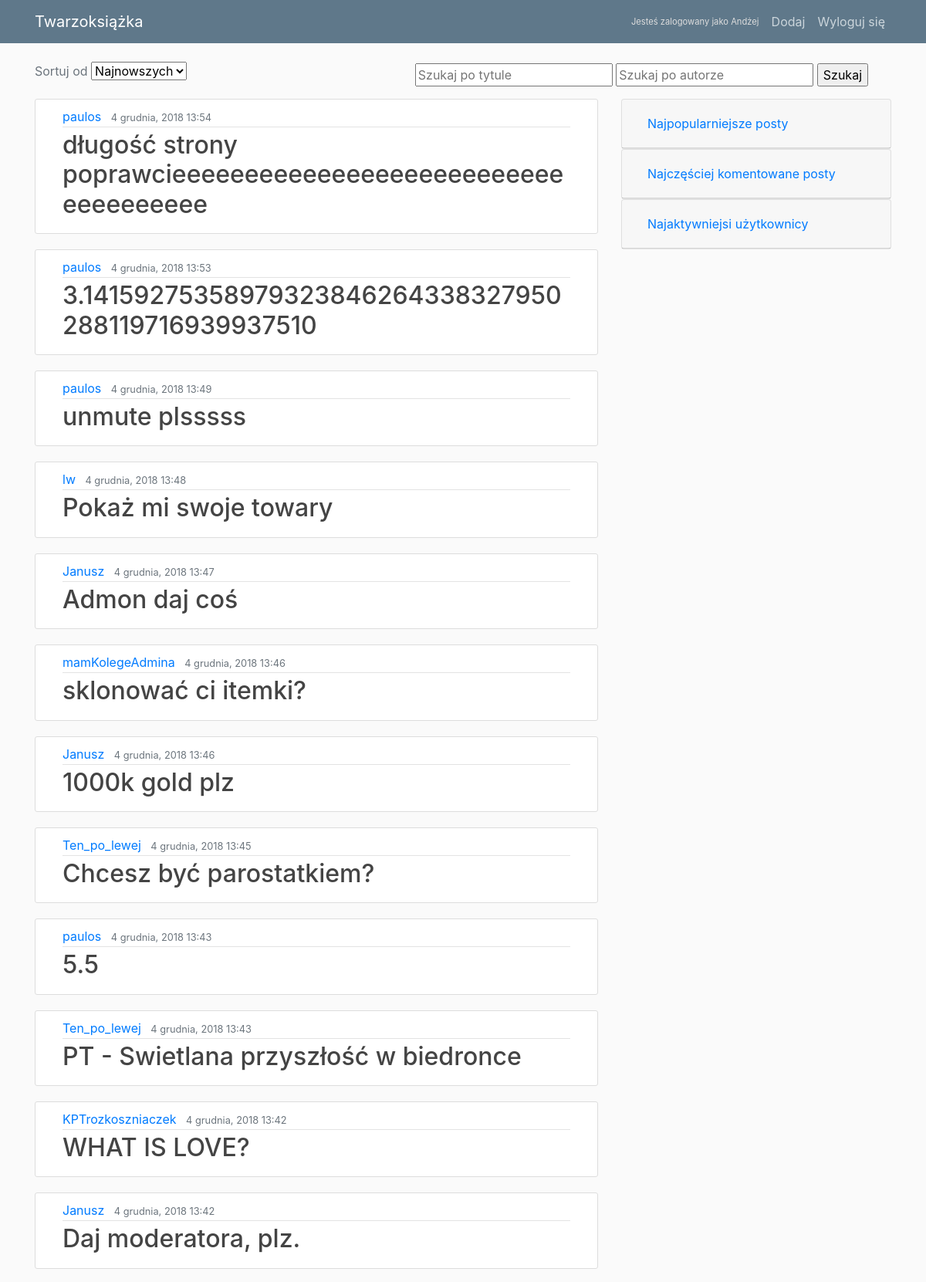
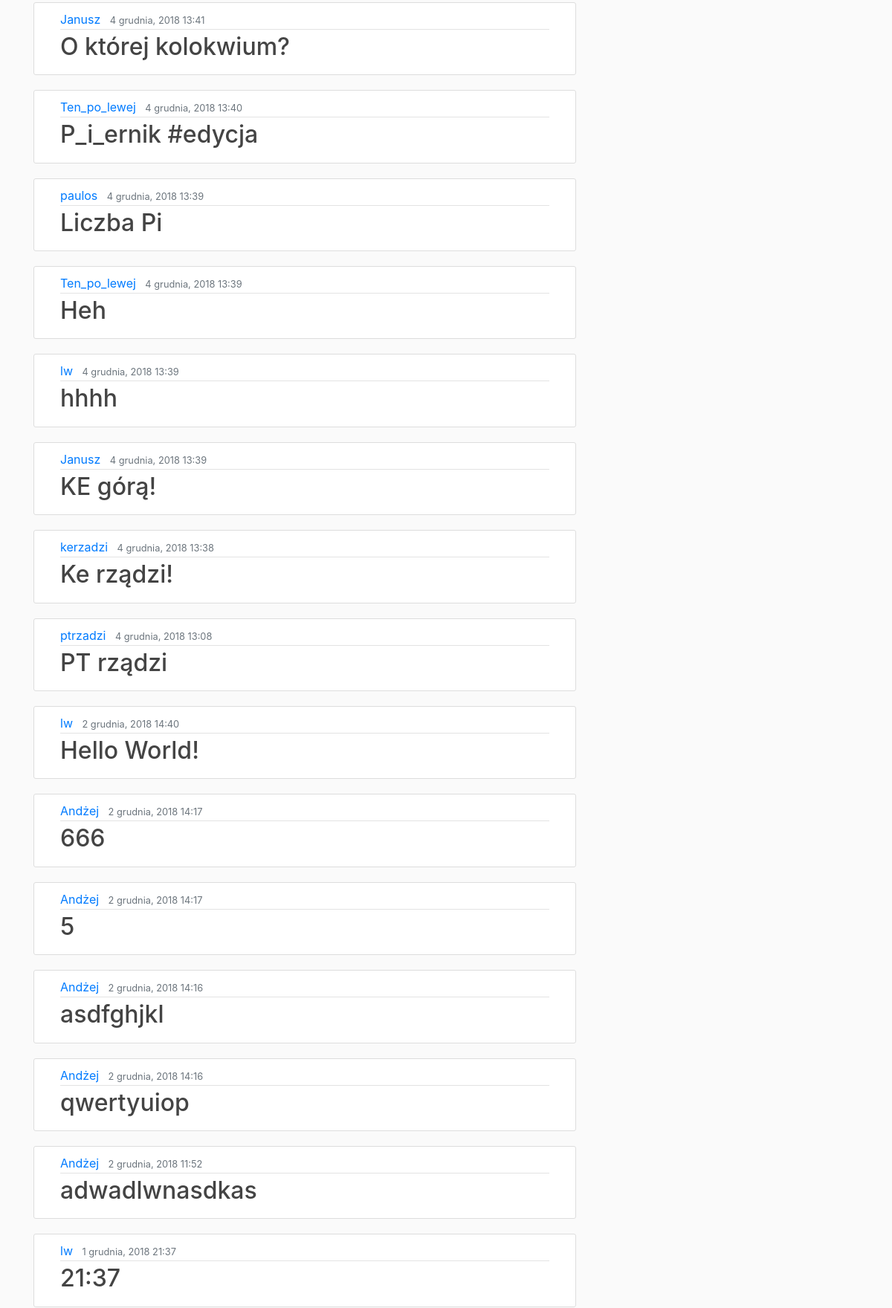
Screenshot of / (signed in, upper part) with the database file from the repository (2 pictures, top to bottom).
### blog/models.py (models this page shows, shortened)
class Post(models.Model):
    title = models.CharField(max_length=100)
    content = models.TextField()
    date_posted = models.DateTimeField(default=timezone.now)
    author = models.ForeignKey(User, on_delete=models.CASCADE)
    visits = models.IntegerField(default=0)
    class Meta:
        ordering = ['-date_posted']

### blog/views.py (the view)
# urls.py: path('', PostListView.as_view(), name='blog-home'),
class PostListView(ListView):
    model = Post
    template_name = 'blog/home.html'
    context_object_name = 'posts'
    ordering = ['-date_posted']
    def get(self, request, *args, **kwargs):
        self.form = SearchOptionsForm(request.GET)
        if self.form.is_valid() and self.form.cleaned_data.get('ascending_order') == 'true':
            self.ordering = ['date_posted']
        return super().get(request, *args, **kwargs)
    def get_queryset(self):
        query_set = Post.objects.all()
        if self.form.is_valid():
            request_params = self.form.cleaned_data
            title_pattern = request_params.get('title')
            if title_pattern:
                query_set = query_set.filter(title__icontains=title_pattern)
            author = request_params.get('author')
            if author:
                query_set = query_set.filter(author__username=author)
        if not query_set:
            messages.info(self.request, 'No posts found')
        return query_set.order_by(self.ordering[0])
    def get_context_data(self, **kwargs):
        context = super().get_context_data(**kwargs)
        context['form'] = self.form
        return context

### blog/forms.py
class SearchOptionsForm(forms.Form):
    ascending_order = forms.ChoiceField(label='Sortuj od',
                                        choices=(('false', 'Najnowszych'),
                                                 ('true', 'Najstarszych')),
                                        required=False)
    title = forms.CharField(widget=forms.TextInput(attrs={'placeholder': 'Szukaj po tytule'}), max_length=100,
                            required=False)
    author = forms.CharField(widget=forms.TextInput(attrs={'placeholder': 'Szukaj po autorze'}), max_length=100,
                             required=False)

### blog/templates/blog/home.html (shortened to what this page needs)
{% extends "blog/index.html" %}
{% block content %}
{% for post in posts %}
<article class="media content-section" style="word-wrap: break-word;">
  <div class="col-md-12 media-body">
    <div class="article-metadata">
      <a class="mr-2" href="{% url 'users:user' post.author.id %}">{{ post.author }}</a>
      <small class="text-muted">{{ post.date_posted | date:"j E, Y G:i" }}</small>
    </div>
    <h2><a class="article-title" href="{% url 'post-detail' post.id %}">{{ post.title }}</a></h2>
  </div>
</article>
{% endfor %}
{% endblock content %}
{% block options %}
<form action="{% url 'blog-home' %}" method="GET" id="sorting_form">
  <div class="row col-md-12 d-flex justify-content-between align-items-end mb-3">
    <div>
      <label class="text-muted" for="{{ form.ascending_order.id_for_label }}">{{ form.ascending_order.label }}</label>
      {{ form.ascending_order }}
    </div>
    <div>
      {{ form.title }}
      {{ form.author }}
      <input type="submit" value="Szukaj"><br>
    </div>
  </div>
</form>
{% endblock options %}

### blog/templates/blog/index.html (shortened to what this page needs)
{% load static %}
<!DOCTYPE html>
<html>
<head>
  <link rel="stylesheet" href="https://maxcdn.bootstrapcdn.com/bootstrap/4.0.0/css/bootstrap.min.css"
>
  <link rel="stylesheet" type="text/css" href="{% static 'blog/main.css' %}">
</head>
<body>
  <header class="site-header">
    <nav class="navbar navbar-expand-md navbar-dark bg-steel fixed-top">
      <div class="container">
        <a class="navbar-brand mr-4" href="{% url 'blog-home' %}">Twarzoksiążka</a>
        <div class="collapse navbar-collapse" id="navbarToggle">
          <div class="navbar-nav align-items-center">
            {% if user.is_authenticated %}
            <span class="logged-in-user-info mx-2">Jesteś zalogowany jako {{ user.username }}</span>
            <a class="nav-item nav-link" href="{% url 'post-create' %}">Dodaj</a>
            <a class="nav-item nav-link" href="{% url 'logout' %}">Wyloguj się</a>
            {% else %}
            <a class="nav-item nav-link" href="{% url 'login' %}">Zaloguj się</a>
            <a class="nav-item nav-link" href="{% url 'register' %}">Załóż konto</a>
            {% endif %}
          </div>
        </div>
      </div>
    </nav>
  </header>
  <main role="main" class="container">
    {% block options %}{% endblock %}
    <div class="row">
      <div class="col-md-8">
        {% block content %}{% endblock %}
      </div>
      <div class="col-md-4">
        <div class="accordion" id="sidebar">
          <div class="card">
            <div class="card-header" id="most_popular">
              <h5 class="mb-0">
                <button class="btn btn-link" type="button" data-target="#most_popular_list" aria-expanded="false"
                  aria-controls="most_popular_list" onclick="sidebarClickHandler(this)">
                  Najpopularniejsze posty
                </button>
              </h5>
            </div>
          </div>
          <div class="card">
            <div class="card-header" id="most_commented">
              <h5 class="mb-0">
                <button class="btn btn-link collapsed" type="button" data-target="#most_commented_list" aria-expanded="false"
                  aria-controls="most_commented_list" onclick="sidebarClickHandler(this)">
                  Najczęściej komentowane posty
                </button>
              </h5>
            </div>
          </div>
          <div class="card">
            <div class="card-header" id="top_users">
              <h5 class="mb-0">
                <button class="btn btn-link collapsed" type="button" data-target="#top_users_list" aria-expanded="false"
                  aria-controls="top_users_list" onclick="sidebarClickHandler(this)">
                  Najaktywniejsi użytkownicy
                </button>
              </h5>
            </div>
          </div>
        </div>
      </div>
    </div>
  </main>
</body>
</html>

### blog/static/blog/main.css (style rules this page uses)
body { background: #fafafa; color: #333333; margin-top: 5rem; }
h1, h2, h3, h4, h5, h6 { color: #444444; }
.bg-steel { background-color: #5f788a; }
.site-header .navbar-nav .nav-link { color: #cbd5db; }
.content-section { background: #ffffff; padding: 10px 20px; border: 1px solid #dddddd; border-radius: 3px; margin-bottom: 20px; }
.article-title { color: #444444; }
.article-metadata { padding-bottom: 1px; margin-bottom: 4px; border-bottom: 1px solid #e3e3e3 }
.logged-in-user-info { color: #dddddd; font-size: 0.7em; }

### rows the page displays
Post: author "paulos", date_posted "4 grudnia, 2018 13:54", title "długość strony poprawcieeeeeeeeeeeeeeeeeeeeeeeeeeeeeeeeeeeee"
Post: author "paulos", date_posted "4 grudnia, 2018 13:53", title "3.14159275358979323846264338327950288119716939937510"
Post: author "paulos", date_posted "4 grudnia, 2018 13:49", title "unmute plsssss"
Post: author "lw", date_posted "4 grudnia, 2018 13:48", title "Pokaż mi swoje towary"
Post: author "Janusz", date_posted "4 grudnia, 2018 13:47", title "Admon daj coś"
Post: author "mamKolegeAdmina", date_posted "4 grudnia, 2018 13:46", title "sklonować ci itemki?"
Post: author "Janusz", date_posted "4 grudnia, 2018 13:46", title "1000k gold plz"
Post: author "Ten_po_lewej", date_posted "4 grudnia, 2018 13:45", title "Chcesz być parostatkiem?"
Post: author "paulos", date_posted "4 grudnia, 2018 13:43", title "5.5"
Post: author "Ten_po_lewej", date_posted "4 grudnia, 2018 13:43", title "PT - Swietlana przyszłość w biedronce"
Post: author "KPTrozkoszniaczek", date_posted "4 grudnia, 2018 13:42", title "WHAT IS LOVE?"
Post: author "Janusz", date_posted "4 grudnia, 2018 13:42", title "Daj moderatora, plz."
Post: author "Janusz", date_posted "4 grudnia, 2018 13:41", title "O której kolokwium?"
Post: author "Ten_po_lewej", date_posted "4 grudnia, 2018 13:40", title "P_i_ernik #edycja"
Post: author "paulos", date_posted "4 grudnia, 2018 13:39", title "Liczba Pi"
Post: author "Ten_po_lewej", date_posted "4 grudnia, 2018 13:39", title "Heh"
Post: author "lw", date_posted "4 grudnia, 2018 13:39", title "hhhh"
Post: author "Janusz", date_posted "4 grudnia, 2018 13:39", title "KE górą!"
Post: author "kerzadzi", date_posted "4 grudnia, 2018 13:38", title "Ke rządzi!"
Post: author "ptrzadzi", date_posted "4 grudnia, 2018 13:08", title "PT rządzi"
Post: author "lw", date_posted "2 grudnia, 2018 14:40", title "Hello World!"
Post: author "Andżej", date_posted "2 grudnia, 2018 14:17", title "666"
Post: author "Andżej", date_posted "2 grudnia, 2018 14:17", title "5"
Post: author "Andżej", date_posted "2 grudnia, 2018 14:16", title "asdfghjkl"
Post: author "Andżej", date_posted "2 grudnia, 2018 14:16", title "qwertyuiop"
Post: author "Andżej", date_posted "2 grudnia, 2018 11:52", title "adwadlwnasdkas"
Post: author "lw", date_posted "1 grudnia, 2018 21:37", title "21:37"

### other values shown
{{ user.username }} "Andżej"
